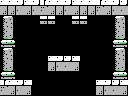

Below is a game level as drawn by its tile map, then a one-line description and the .tmx file that defines it, in full:
An orthogonal 16x12 tile map with 8x8 px tiles, 1 tile layer (Tile Layer 1) and 11 objects (3x item, big-item, breakable-left, breakable-right, breakable-up, ...).

<map version="1.0" orientation="orthogonal" renderorder="right-down" width="16" height="12" tilewidth="8" tileheight="8" nextobjectid="15">
 <properties>
  <property name="down" value="hole" />
 </properties>
 <tileset firstgid="1" name="tiles" tilewidth="8" tileheight="8" tilecount="256" columns="16">
  <image source="tiles.png" width="128" height="128" />
 </tileset>
 <layer name="Tile Layer 1" width="16" height="12">
  <data encoding="csv">
156,156,247,156,247,151,156,156,247,156,156,156,151,156,247,247,
152,152,153,152,153,153,152,152,153,152,152,152,153,152,153,153,
196,197,1,1,1,127,127,1,1,127,127,1,1,1,196,197,
212,213,1,1,1,1,1,1,1,1,1,1,1,1,212,213,
228,229,1,1,1,1,1,1,1,1,1,1,1,1,228,229,
244,245,1,1,1,1,1,1,1,1,1,1,1,1,244,245,
196,197,1,1,1,1,1,1,1,1,1,1,1,1,196,197,
212,213,1,1,1,1,156,247,247,156,1,1,1,1,212,213,
228,229,1,1,1,1,152,153,153,152,1,1,1,1,228,229,
244,245,1,1,1,1,1,1,1,1,1,1,1,1,244,245,
151,156,247,156,1,1,1,1,1,1,1,1,156,247,247,156,
153,152,153,152,1,1,1,1,1,1,1,1,152,153,153,152
</data>
 </layer>
 <objectgroup name="objects">
  <object id="1" type="item" x="16" y="64" width="16" height="16" />
  <object id="2" type="item" x="96" y="64" width="16" height="16" />
  <object id="3" type="item" x="56" y="40" width="16" height="16" />
  <object id="4" type="big-item" x="48" y="32" width="32" height="24" />
  <object id="6" type="breakable-left" x="0" y="48" width="16" height="32" />
  <object id="8" type="breakable-right" x="112" y="48" width="16" height="32" />
  <object id="9" type="breakable-up" x="48" y="0" width="32" height="16" />
  <object id="10" type="door-right" x="112" y="16" width="16" height="24" />
  <object id="11" type="door-left" x="0" y="16" width="16" height="24" />
  <object id="12" type="door-up" x="48" y="0" width="32" height="16" />
  <object id="13" type="4x4-item" x="48" y="24" width="32" height="32" />
 </objectgroup>
</map>
